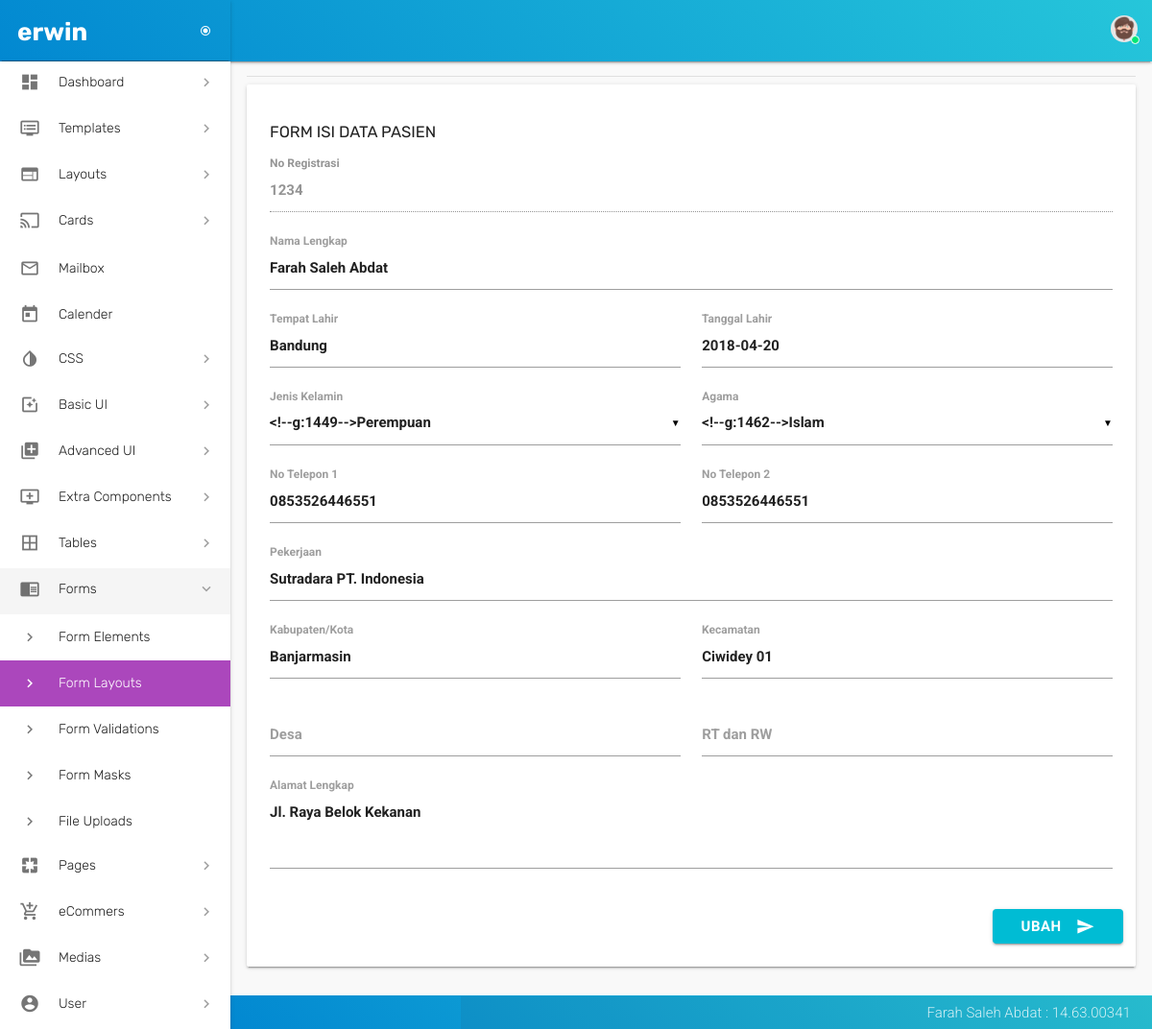
The app's page /pasien_form_ubah.php?id_pasien=2 (signed in) with its own data.
### tables this page shows
CREATE TABLE `pasien` (
  `id_pasien` int(21) NOT NULL,
  `no_registerasi` varchar(30) NOT NULL,
  `nama_lengkap` varchar(30) NOT NULL,
  `tempat_lahir` varchar(30) NOT NULL,
  `tgl_lahir` date NOT NULL,
  `jenis_kelamin` enum('Laki-laki','Perempuan') NOT NULL,
  `agama` enum('Islam','Kristen','Budha','Hindu','Protestan') NOT NULL,
  `no_telepon` varchar(21) NOT NULL,
  `no_telepon_lain` varchar(21) NOT NULL,
  `pekerjaan` varchar(31) NOT NULL,
  `alamat_jln` text NOT NULL,
  `kabupaten_kota` varchar(30) NOT NULL,
  `kecamatan` varchar(30) DEFAULT NULL,
  `desa` varchar(30) DEFAULT NULL,
  `rt_rw` varchar(21) NOT NULL
);

### pasien_form_ubah.php (the view, shortened to what this page needs)
<?php
 if (empty($_SESSION['username'])) {
 header("location:login_form.php");
 }
 else {
 ?>
<!DOCTYPE html>
<html lang="en">
  <head>
    <link href="assets/css/materialize.css" type="text/css" rel="stylesheet">
    <link href="assets/css/style.css" type="text/css" rel="stylesheet">
    <link href="assets/css/custom.css" type="text/css" rel="stylesheet">
    <link href="assets/css/perfect-scrollbar.css" type="text/css" rel="stylesheet">
    <link href="assets/css/jquery-jvectormap.css" type="text/css" rel="stylesheet">
    <link href="assets/css/flag-icon.min.css" type="text/css" rel="stylesheet">
  </head>
  <body>
  <?php include 'config/header.php'; ?>
  <?php include 'config/menu.php'; ?>
  <section id="content">
      <div class="container">
        <div class="section">
          <div class="divider"></div>
            <div class="row">
              <div class="col s12 m12 l12">
                <div class="card-panel">
                  <h4 class="header2">Form Isi Data Pasien</h4>
                  <div class="row">
                  <?php
                  include 'config/koneksiDB.php';
                  $id_pasien     = $_GET['id_pasien'];
                  $query         = "SELECT * FROM pasien WHERE id_pasien='$id_pasien'";
                  $hasil         = mysqli_query($koneksi, $query);
                   foreach ($hasil as $data)
                  {
                        $no_registerasi  = $data['no_registerasi'];
                        $nama_lengkap    = $data['nama_lengkap'];
                        $tempat_lahir    = $data['tempat_lahir'];
                        $tgl_lahir       = $data['tgl_lahir'];
                        $no_telepon      = $data['no_telepon'];
                        $no_telepon_lain = $data['no_telepon_lain'];
                        $pekerjaan       = $data['pekerjaan'];
                        $alamat_jln      = $data['alamat_jln'];
                        $kabupaten_kota  = $data['kabupaten_kota'];
                        $kecamatan       = $data['kecamatan'];
                        $desa            = $data['desa'];
                        $rt_rw           = $data['rt_rw'];
                   }
                  ?>
                    <form class="col s12" action="pasien_proses_ubah.php" method="POST">
                      <div class="row">
                        <div class="input-field col s12">
                          <input type="text" name="no_registerasi" disabled="disabled" value="<?php echo $no_registerasi; ?>" />
                          <label for="no_registerasi">No Registrasi</label>
                        </div>
                      </div>
                      <div class="row">
                        <div class="input-field col s12">
                          <input type="text" name="nama_lengkap" value="<?php echo $nama_lengkap; ?>" required="required" />
                          <label for="nama_lengkap">Nama Lengkap</label>
                        </div>
                      </div>
                      <div class="row">
                        <div class="input-field col s6">
                          <input  type="text" name="tempat_lahir" value="<?php echo $tempat_lahir; ?>" required="required" />
                          <label for="tempat_lahir">Tempat Lahir</label>
                        </div>
                        <div class="input-field col s6">
                          <input type="text" class="datepicker" name="tgl_lahir" value="<?php echo $tgl_lahir; ?>" required="required" />
                          <label for="dob">Tanggal Lahir</label>
                        </div>
                      </div>
                    <div class="row">
                        <div class="input-field col s6">
                          <label>Jenis Kelamin</label>
                        </div>
                        <div class="input-field col s6">
                          <label>Agama</label>
                        </div>
                    </div>
                      <div class="row">
                        <div class="input-field col s6">
                          <input type="text" name="no_telepon" value="<?php echo $no_telepon; ?>" required="required" />
                          <label for="no_telepon">No Telepon 1</label>
                        </div>
                        <div class="input-field col s6">
                          <input type="text" name="no_telepon_lain" value="<?php echo $no_telepon_lain; ?>" required="required" />
                          <label for="no_telepon_lain">No Telepon 2</label>
                        </div>
                    </div>
                    <div class="row">
                        <div class="input-field col s12">
                          <input type="text" name="pekerjaan" value="<?php echo $pekerjaan; ?>" required="required" />
                          <label for="pekerjaan">Pekerjaan</label>
                        </div>
                    </div>
                    <div class="row">
                        <div class="input-field col s6">
                          <input type="text" name="kabupaten_kota" value="<?php echo $kabupaten_kota; ?>" />
                          <label for="kabupaten_kota">Kabupaten/Kota</label>
                        </div>
                        <div class="input-field col s6">
                          <input type="text" name="kecamatan" value="<?php echo $kecamatan; ?>" />
                          <label for="kecamatan">Kecamatan</label>
                        </div>
                    </div>
                    <div class="row">
                        <div class="input-field col s6">
                          <input type="text" name="desa" value="<?php echo $desa; ?>" />
                          <label for="desa">Desa</label>
                        </div>
                        <div class="input-field col s6">
                          <input type="text" name="rt_rw" value="<?php echo $rt_rw; ?>" />
                          <label for="rt_rw">RT dan RW</label>
                        </div>
                    </div>
                      <div class="row">
                        <div class="input-field col s12">
                          <textarea name="alamat_jln" id="message5" class="materialize-textarea" length="120" required="required"><?php echo $alamat_jln; ?></textarea>
                          <label for="message">Alamat Lengkap</label>
                       </div>
                        <div class="row">
                          <div class="input-field col s12">
                            <button class="btn cyan waves-effect waves-light right" type="submit" name="ubah_pasien">Ubah
                              <i class="material-icons right">send</i>
                            </button>
                          </div>
                        </div>
                      </div>
                    </form>
                  </div>
                </div>
              </div>
            </div>
          </div>
  </section>
     <?php include 'config/footer.php'; ?>
  </body>
</html>
<?php } ?>

### records on screen
pasien: no_registerasi "1234", nama_lengkap "Farah Saleh Abdat", tempat_lahir "Bandung", tgl_lahir "2018-04-20", no_telepon "0853526446551", no_telepon_lain "0853526446551", pekerjaan "Sutradara PT. Indonesia", kabupaten_kota "Banjarmasin", kecamatan "Ciwidey 01", alamat_jln "Jl. Raya Belok Kekanan"

### other values on screen
$_SESSION['username'] "erwin"
